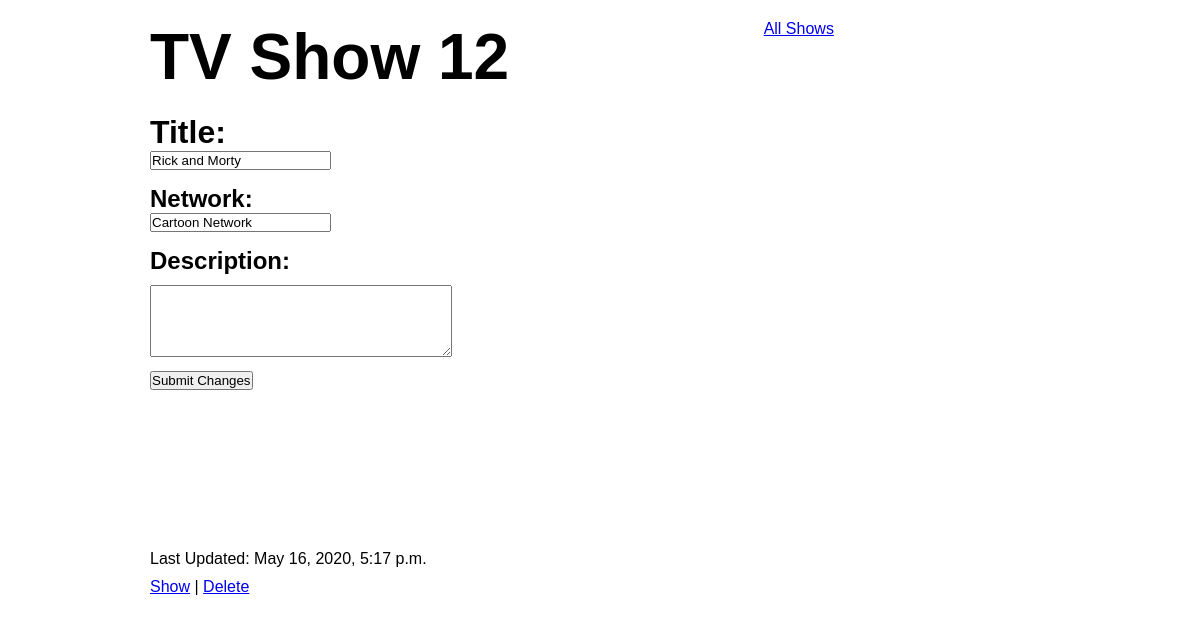
The page /shows/12/edit on the database its author committed.
### shows/models.py (models this page shows)
class Show(models.Model):
    title = models.CharField(max_length=50)
    desc = models.TextField()
    network = models.ForeignKey(Network, related_name="shows", on_delete=models.CASCADE)
    release_date = models.DateField(auto_now=False, auto_now_add=False)
    created_at = models.DateTimeField(auto_now_add=True)
    updated_at = models.DateTimeField(auto_now=True)
    objects = ShowManager()

class Network(models.Model):
    name = models.CharField(max_length=50)
    created_at = models.DateTimeField(auto_now_add=True)
    updated_at = models.DateTimeField(auto_now=True)

### shows/views.py (the view)
# urls.py: path('shows/<int:id>/edit', views.edit_show_page),
def edit_show_page(request, id):
    context= {
        'curr_show': Show.objects.get(id=id)
    }
    return render(request, 'edit_show.html', context)

### shows/templates/edit_show.html (shortened to what this page needs)
<!DOCTYPE html>
<html lang="en">
<head>
    {% load static %}
    <link rel="stylesheet" href="{% static 'css/edit_show.css' %}">
</head>
<body>
    <div id="container">
        <div id="header">
            <h1>TV Show {{curr_show.id}}</h1>
            <a href="/shows">All Shows</a>
        </div>
        <div class="show_info">
            <form action="/shows/{{curr_show.id}}/process_edit" method="POST">
                <h1>Title:</h1>
                <input type="text" name="title" value="{{curr_show.title}}"></input>
                <h2>Network:</h2>
                <input type="text" name="network" value="{{curr_show.network.name}}"></input>
                <h2>Description:</h2>
                <textarea name="desc" id="Description"></textarea>
                <input type="submit" value="Submit Changes" id="sub_btn">
            </form>
        </div>
        <div id="errors">
        </div>
        <div id="footer">
            <p>Last Updated: {{curr_show.updated_at}}</p>
            <div id="show_links">
                <p><a href="/shows/{{curr_show.id}}">Show</a> | <a href="/shows/{{curr_show.id}}/delete">Delete</a></p>
            </div>
        </div>
    </div>
</body>
</html>

### shows/static/css/edit_show.css (style rules this page uses)
* { padding: 0; margin: 0; font-family: Arial, Helvetica, sans-serif; }
#container { width: 900px; margin: 15px auto; }
textarea { margin: 10px 0; height: 70px; width: 300px; }
#header { margin: 20px 0; }
#header a { display: inline-block; vertical-align: top; margin-right: 20px; margin-left: 250px; }
#header h1 { display: inline-block; font-size: 48pt; }
#show_info h1, h2, h3, h4 { margin-top: 15px; }
#sub_btn { display: block; }
#errors { height: 100px; margin-top: 10px; }
#footer { margin-top: 50px; }
#show_links { margin-top: 10px; }

### rows shown on the page
Show: id "12", title "Rick and Morty", network "Cartoon Network", updated_at "May 16, 2020, 5:17 p.m."
